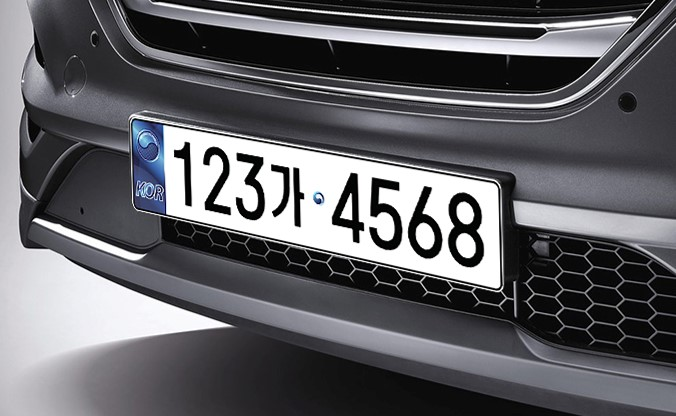
#> input picture Day1/1_07_CV_LineDetection/warpexample/warpexample.jpg, 676 x 416 px
$ jupyter execute Warp.ipynb   (shell and % lines are left out)
#> lines starting #> are read from the running program, lines starting #| are printed output that depends on the picture
[cell 1]
from google.colab import drive
drive.mount('/content/drive')

[cell 2]
%cd /content/drive/MyDrive/Autonomous-AI/Day1/1_07_CV_LineDetection/warpexample/

[cell 3]
import cv2
import numpy as np
from google.colab.patches import cv2_imshow
image = cv2.imread('warpexample.jpg') # 이미지 읽기
#> image is the input picture: shape (416, 676, 3); mean B, G, R 100.5, 96.4, 96.5

img_size = (image.shape[1], image.shape[0])
#> img_size = (676, 416)
print(img_size);
#| (676, 416)
cv2_imshow(image)


src = np.float32([[130, 115],
                  [132, 211],
                  [502, 293],
                  [500, 180]])

dst = np.float32([[0, 0],
                  [0, 300],
                  [1000, 300],
                  [1000, 0]])

matrix = cv2.getPerspectiveTransform(src, dst)   #BEV로 바꿔주는 변환행렬
minv = cv2.getPerspectiveTransform(dst, src)     #BEV에서 원상태로 바꿔주는 변환행렬

birdseye = cv2.warpPerspective(image, matrix, (1000,300))  #BEV로 바꿔줌
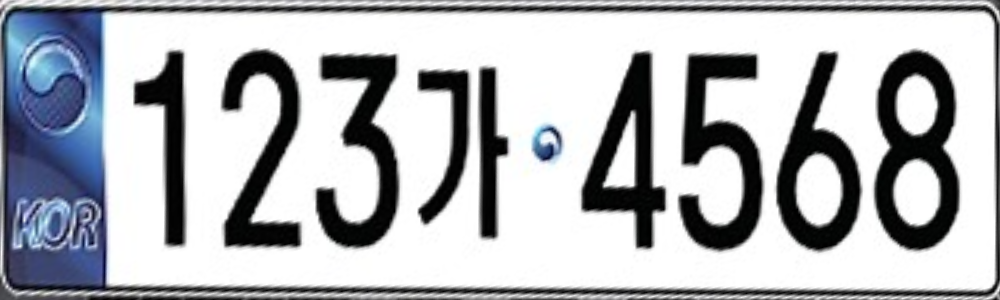
#> birdseye: shape (300, 1000, 3); mean B, G, R 183.7, 179.4, 177.2
re_warp = cv2.warpPerspective(birdseye, minv, img_size)  #원상태로 바꿔줌
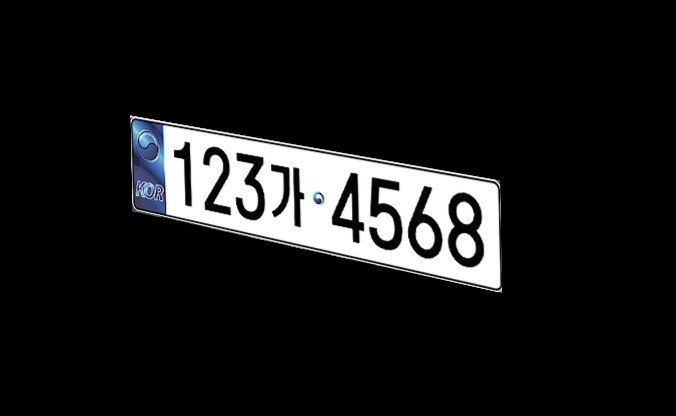
#> re_warp: shape (416, 676, 3); mean B, G, R 25.2, 24.7, 24.5

cv2_imshow(birdseye)
cv2_imshow(re_warp)
